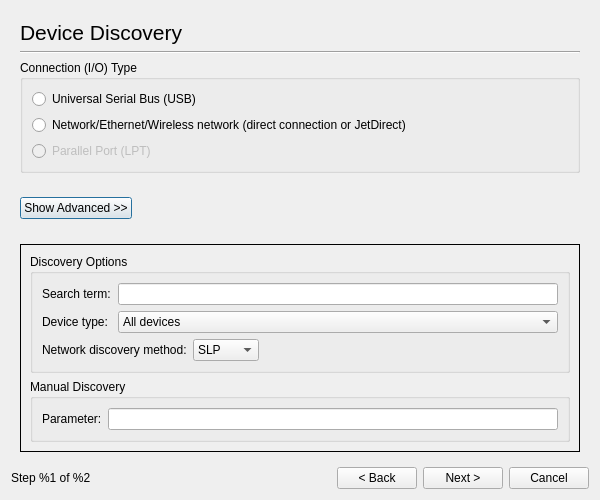
<ui version="4.0" >
 <class>Dialog</class>
 <widget class="QDialog" name="Dialog" >
  <property name="windowModality" >
   <enum>Qt::ApplicationModal</enum>
  </property>
  <property name="geometry" >
   <rect>
    <x>0</x>
    <y>0</y>
    <width>600</width>
    <height>500</height>
   </rect>
  </property>
  <property name="windowTitle" >
   <string>HP Device Manager - Setup</string>
  </property>
  <layout class="QGridLayout" >
   <item row="0" column="0" colspan="5" >
    <widget class="QStackedWidget" name="StackedWidget" >
     <property name="currentIndex" >
      <number>0</number>
     </property>
     <widget class="QWidget" name="page" >
      <layout class="QGridLayout" >
       <item row="0" column="0" colspan="4" >
        <widget class="QLabel" name="label" >
         <property name="font" >
          <font>
           <pointsize>16</pointsize>
          </font>
         </property>
         <property name="text" >
          <string>Device Discovery</string>
         </property>
        </widget>
       </item>
       <item row="1" column="0" colspan="4" >
        <widget class="Line" name="line" >
         <property name="orientation" >
          <enum>Qt::Horizontal</enum>
         </property>
        </widget>
       </item>
       <item row="2" column="0" colspan="4" >
        <widget class="QGroupBox" name="groupBox" >
         <property name="title" >
          <string>Connection (I/O) Type</string>
         </property>
         <layout class="QGridLayout" >
          <item row="0" column="0" >
           <widget class="QRadioButton" name="radioButton" >
            <property name="text" >
             <string>Universal Serial Bus (USB)</string>
            </property>
           </widget>
          </item>
          <item row="1" column="0" >
           <widget class="QRadioButton" name="radioButton_2" >
            <property name="text" >
             <string>Network/Ethernet/Wireless network (direct connection or JetDirect)</string>
            </property>
           </widget>
          </item>
          <item row="2" column="0" >
           <widget class="QRadioButton" name="radioButton_3" >
            <property name="enabled" >
             <bool>false</bool>
            </property>
            <property name="text" >
             <string>Parallel Port (LPT)</string>
            </property>
           </widget>
          </item>
         </layout>
        </widget>
       </item>
       <item row="3" column="0" >
        <widget class="QPushButton" name="AdvancedPushButton" >
         <property name="text" >
          <string>Show Advanced >></string>
         </property>
        </widget>
       </item>
       <item row="3" column="1" >
        <spacer>
         <property name="orientation" >
          <enum>Qt::Horizontal</enum>
         </property>
         <property name="sizeHint" >
          <size>
           <width>391</width>
           <height>20</height>
          </size>
         </property>
        </spacer>
       </item>
       <item row="3" column="2" >
        <spacer>
         <property name="orientation" >
          <enum>Qt::Vertical</enum>
         </property>
         <property name="sizeHint" >
          <size>
           <width>20</width>
           <height>21</height>
          </size>
         </property>
        </spacer>
       </item>
       <item row="4" column="0" colspan="4" >
        <widget class="QStackedWidget" name="AdvancedStackedWidget" >
         <property name="frameShape" >
          <enum>QFrame::Box</enum>
         </property>
         <property name="currentIndex" >
          <number>0</number>
         </property>
         <widget class="QWidget" name="page_4" >
          <layout class="QGridLayout" >
           <item row="0" column="0" >
            <widget class="QGroupBox" name="groupBox_2" >
             <property name="title" >
              <string>Discovery Options</string>
             </property>
             <layout class="QGridLayout" >
              <item row="0" column="0" >
               <widget class="QLabel" name="label_2" >
                <property name="text" >
                 <string>Search term:</string>
                </property>
               </widget>
              </item>
              <item row="0" column="1" colspan="3" >
               <widget class="QLineEdit" name="lineEdit" />
              </item>
              <item row="1" column="0" >
               <widget class="QLabel" name="label_3" >
                <property name="text" >
                 <string>Device type:</string>
                </property>
               </widget>
              </item>
              <item row="1" column="1" colspan="3" >
               <widget class="QComboBox" name="comboBox" >
                <item>
                 <property name="text" >
                  <string>All devices</string>
                 </property>
                </item>
                <item>
                 <property name="text" >
                  <string>Single function printers</string>
                 </property>
                </item>
                <item>
                 <property name="text" >
                  <string>All-in-one/MFP devices</string>
                 </property>
                </item>
               </widget>
              </item>
              <item row="2" column="0" colspan="2" >
               <widget class="QLabel" name="label_15" >
                <property name="text" >
                 <string>Network discovery method:</string>
                </property>
               </widget>
              </item>
              <item row="2" column="2" >
               <widget class="QComboBox" name="comboBox_2" >
                <item>
                 <property name="text" >
                  <string>SLP</string>
                 </property>
                </item>
                <item>
                 <property name="text" >
                  <string>mDNS</string>
                 </property>
                </item>
               </widget>
              </item>
              <item row="2" column="3" >
               <spacer>
                <property name="orientation" >
                 <enum>Qt::Horizontal</enum>
                </property>
                <property name="sizeHint" >
                 <size>
                  <width>271</width>
                  <height>20</height>
                 </size>
                </property>
               </spacer>
              </item>
             </layout>
            </widget>
           </item>
           <item row="1" column="0" >
            <widget class="QGroupBox" name="groupBox_5" >
             <property name="title" >
              <string>Manual Discovery</string>
             </property>
             <layout class="QGridLayout" >
              <item row="0" column="0" >
               <widget class="QLabel" name="label_14" >
                <property name="text" >
                 <string>Parameter:</string>
                </property>
               </widget>
              </item>
              <item row="0" column="1" >
               <widget class="QLineEdit" name="lineEdit_10" />
              </item>
             </layout>
            </widget>
           </item>
          </layout>
         </widget>
         <widget class="QWidget" name="page_5" />
        </widget>
       </item>
      </layout>
     </widget>
     <widget class="QWidget" name="page_2" >
      <layout class="QGridLayout" >
       <item row="0" column="0" colspan="2" >
        <widget class="QLabel" name="label_4" >
         <property name="font" >
          <font>
           <pointsize>16</pointsize>
          </font>
         </property>
         <property name="text" >
          <string>Select From Discovered Devices</string>
         </property>
        </widget>
       </item>
       <item row="1" column="0" colspan="3" >
        <widget class="Line" name="line_2" >
         <property name="orientation" >
          <enum>Qt::Horizontal</enum>
         </property>
        </widget>
       </item>
       <item row="2" column="0" colspan="3" >
        <widget class="QTableWidget" name="tableWidget" />
       </item>
       <item row="3" column="0" >
        <widget class="QPushButton" name="pushButton_4" >
         <property name="text" >
          <string>Manual Discovery...</string>
         </property>
        </widget>
       </item>
       <item row="3" column="1" >
        <spacer>
         <property name="orientation" >
          <enum>Qt::Horizontal</enum>
         </property>
         <property name="sizeHint" >
          <size>
           <width>241</width>
           <height>20</height>
          </size>
         </property>
        </spacer>
       </item>
       <item row="3" column="2" >
        <widget class="QPushButton" name="pushButton_5" >
         <property name="text" >
          <string>Refresh</string>
         </property>
        </widget>
       </item>
      </layout>
     </widget>
     <widget class="QWidget" name="page_3" >
      <layout class="QGridLayout" >
       <item row="0" column="0" >
        <widget class="QLabel" name="label_5" >
         <property name="font" >
          <font>
           <pointsize>16</pointsize>
          </font>
         </property>
         <property name="text" >
          <string>Setup Device</string>
         </property>
        </widget>
       </item>
       <item row="1" column="0" >
        <widget class="Line" name="line_3" >
         <property name="orientation" >
          <enum>Qt::Horizontal</enum>
         </property>
        </widget>
       </item>
       <item row="2" column="0" >
        <widget class="QGroupBox" name="groupBox_3" >
         <property name="title" >
          <string>Printer Setup</string>
         </property>
         <layout class="QGridLayout" >
          <item row="0" column="0" >
           <widget class="QLabel" name="label_6" >
            <property name="text" >
             <string>Printer name:</string>
            </property>
           </widget>
          </item>
          <item row="0" column="1" >
           <widget class="QLineEdit" name="lineEdit_2" />
          </item>
          <item row="1" column="0" >
           <widget class="QLabel" name="label_7" >
            <property name="text" >
             <string>Description:</string>
            </property>
           </widget>
          </item>
          <item row="1" column="1" >
           <widget class="QLineEdit" name="lineEdit_3" />
          </item>
          <item row="2" column="0" >
           <widget class="QLabel" name="label_8" >
            <property name="text" >
             <string>Location:</string>
            </property>
           </widget>
          </item>
          <item row="2" column="1" >
           <widget class="QLineEdit" name="lineEdit_4" />
          </item>
         </layout>
        </widget>
       </item>
       <item row="3" column="0" >
        <widget class="QGroupBox" name="groupBox_4" >
         <property name="title" >
          <string>Fax Setup</string>
         </property>
         <property name="checkable" >
          <bool>true</bool>
         </property>
         <layout class="QGridLayout" >
          <item row="0" column="0" >
           <widget class="QLabel" name="label_9" >
            <property name="text" >
             <string>Fax name:</string>
            </property>
           </widget>
          </item>
          <item row="0" column="1" colspan="3" >
           <widget class="QLineEdit" name="lineEdit_5" />
          </item>
          <item row="1" column="0" >
           <widget class="QLabel" name="label_10" >
            <property name="text" >
             <string>Fax number:</string>
            </property>
           </widget>
          </item>
          <item row="1" column="1" >
           <widget class="QLineEdit" name="lineEdit_6" />
          </item>
          <item row="1" column="2" >
           <widget class="QLabel" name="label_11" >
            <property name="text" >
             <string>Name/company:</string>
            </property>
           </widget>
          </item>
          <item row="1" column="3" >
           <widget class="QLineEdit" name="lineEdit_7" />
          </item>
          <item row="2" column="0" >
           <widget class="QLabel" name="label_12" >
            <property name="text" >
             <string>Description:</string>
            </property>
           </widget>
          </item>
          <item row="2" column="1" colspan="3" >
           <widget class="QLineEdit" name="lineEdit_8" />
          </item>
          <item row="3" column="0" >
           <widget class="QLabel" name="label_13" >
            <property name="text" >
             <string>Location:</string>
            </property>
           </widget>
          </item>
          <item row="3" column="1" colspan="3" >
           <widget class="QLineEdit" name="lineEdit_9" />
          </item>
         </layout>
        </widget>
       </item>
       <item row="4" column="0" >
        <spacer>
         <property name="orientation" >
          <enum>Qt::Vertical</enum>
         </property>
         <property name="sizeHint" >
          <size>
           <width>20</width>
           <height>31</height>
          </size>
         </property>
        </spacer>
       </item>
       <item row="5" column="0" >
        <widget class="QCheckBox" name="checkBox" >
         <property name="text" >
          <string>Send test page to printer</string>
         </property>
        </widget>
       </item>
      </layout>
     </widget>
    </widget>
   </item>
   <item row="1" column="0" >
    <widget class="QLabel" name="StepText" >
     <property name="text" >
      <string>Step %1 of %2</string>
     </property>
    </widget>
   </item>
   <item row="1" column="1" >
    <spacer>
     <property name="orientation" >
      <enum>Qt::Horizontal</enum>
     </property>
     <property name="sizeHint" >
      <size>
       <width>181</width>
       <height>20</height>
      </size>
     </property>
    </spacer>
   </item>
   <item row="1" column="2" >
    <widget class="QPushButton" name="pushButton_3" >
     <property name="text" >
      <string>&lt; Back</string>
     </property>
    </widget>
   </item>
   <item row="1" column="3" >
    <widget class="QPushButton" name="pushButton_2" >
     <property name="text" >
      <string>Next ></string>
     </property>
    </widget>
   </item>
   <item row="1" column="4" >
    <widget class="QPushButton" name="pushButton" >
     <property name="text" >
      <string>Cancel</string>
     </property>
    </widget>
   </item>
  </layout>
 </widget>
 <resources/>
 <connections/>
</ui>
